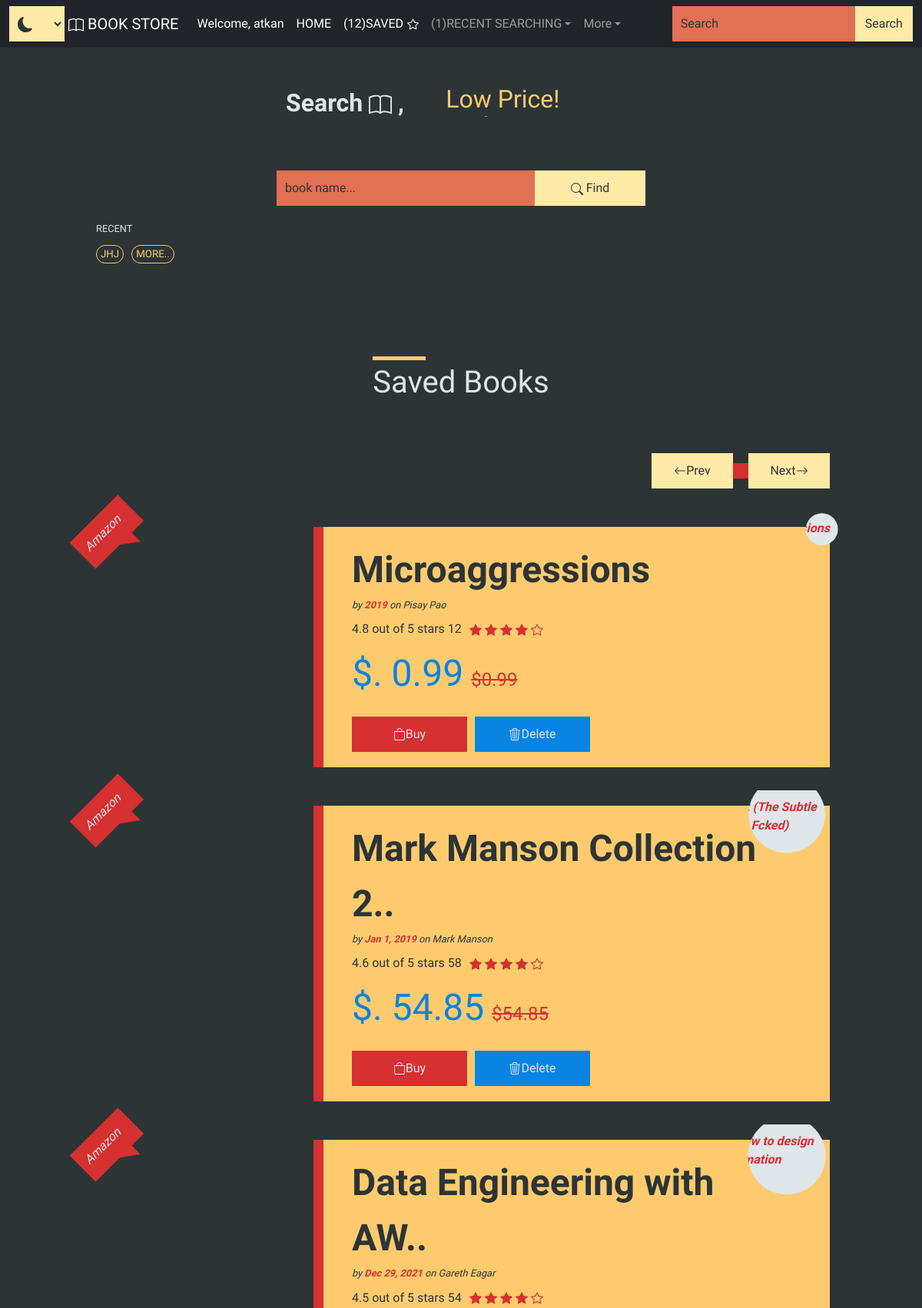
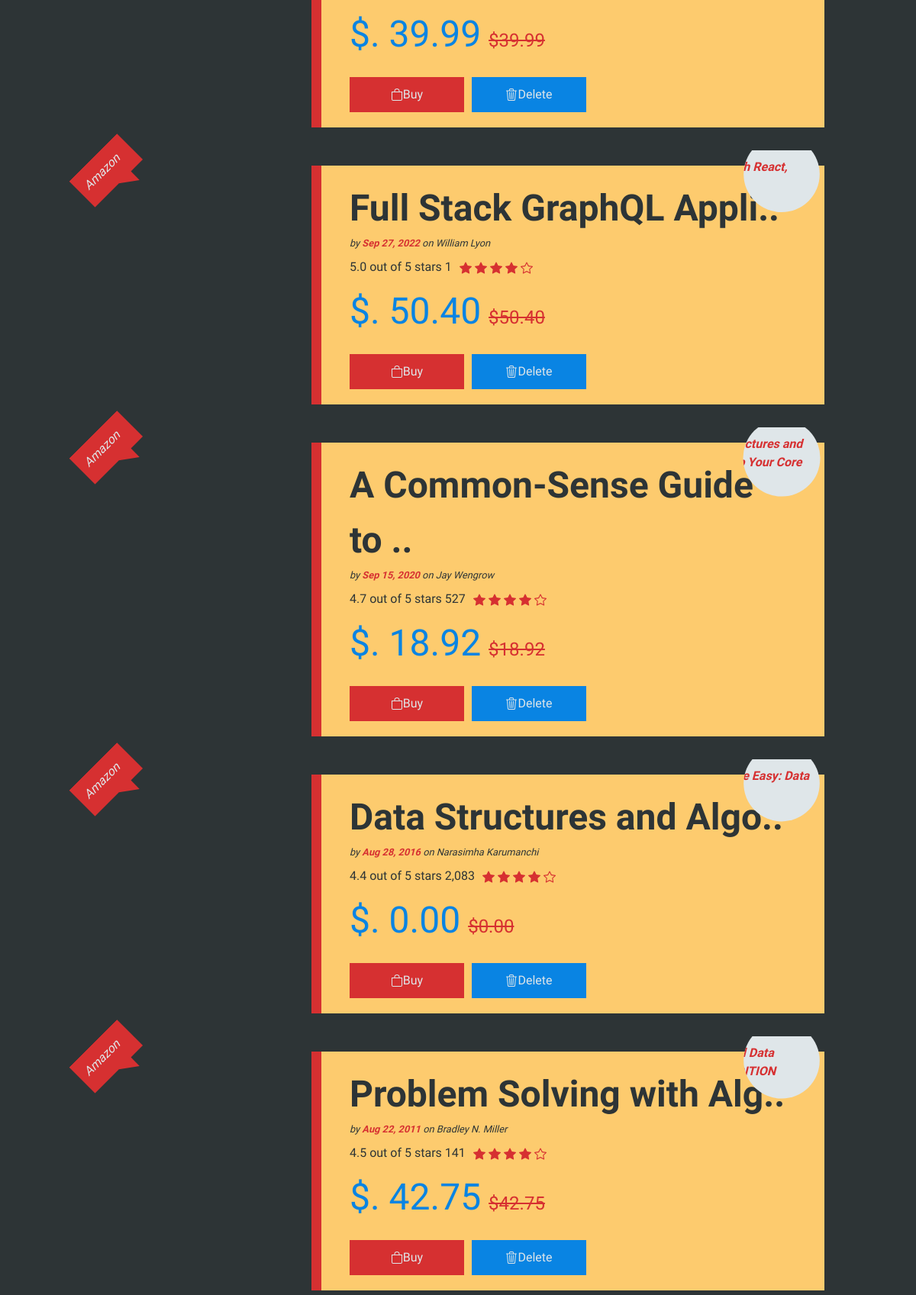
Page /saved&page=1 (signed in, upper part) on the committed database (2 pictures, top to bottom).
### core/models.py (models this page shows, shortened)
class RecentSearch(models.Model):
    user = models.ForeignKey(User,on_delete=models.CASCADE)
    name = models.CharField(max_length=200)
    time = models.DateTimeField(auto_now=True)
    def __str__(self):
        return self.name

class Favbooks(models.Model):
    user = models.ForeignKey(User,on_delete=models.CASCADE)
    title = models.CharField(max_length=100)
    selling_price = models.CharField(max_length=100)
    discounted = models.CharField(max_length=100)
    description = models.CharField(max_length=100)
    brand = models.CharField(max_length=100)
    product_image = models.CharField(max_length=200)
    auther = models.CharField(max_length=100,default="NA")
    date = models.CharField(max_length=100,default="NA")
    rating_count = models.CharField(max_length=100,default="NA")
    rating = models.CharField(max_length=100,default="NA")

### core/views.py (the view)
# urls.py: path('saved&page=<int:page>',views.saved_books,name="saved_books"),
@login_required
def saved_books(request,page):
    if request.method=="POST":
        name = request.POST['name']
        return redirect(find, name,1)
    data = Favbooks.objects.filter(user=request.user)
    recent_search = RecentSearch.objects.filter(user=request.user).order_by('-id')
    saved_len = len(data)
    is_valid = False
    if len(data)>0:
        is_valid = True
    context={
        "data":data,
        "is_valid":is_valid,
        "saved_len":saved_len,
        "recent_search":recent_search,
    }
    return render(request,"base/saved.html",context)

### core/templates/base/saved.html (shortened to what this page needs)
{% extends 'base/base.html' %} {% load static %} {% block title %}Saved{% endblock title %}
{% block saved_books %}
<div class="books">
    <div class="books_head" style="width: 100%;display:flex;flex-wrap:wrap;justify-content: center; align-items: center;padding: 40px 20px;">
        <div class="title-company">
            <h1>Saved Books</h1>
        </div>
    </div>
    {% if is_valid %}
    <div class="custom_pag" id="custom_pag">
        <a class="custom-btn" href="{% url 'saved_books' 1 %}"><svg xmlns="http://www.w3.org/2000/svg" width="16"
                height="16" fill="currentColor" class="bi bi-arrow-left" viewBox="0 0 16 16">
                <path fill-rule="evenodd"
                    d="M15 8a.5.5 0 0 0-.5-.5H2.707l3.147-3.146a.5.5 0 1 0-.708-.708l-4 4a.5.5 0 0 0 0 .708l4 4a.5.5 0 0 0 .708-.708L2.707 8.5H14.5A.5.5 0 0 0 15 8z" />
            </svg>
            Prev</a>
        <div></div>
        <a class="custom-btn" href="{% url 'saved_books' 1 %}">Next
            <svg xmlns="http://www.w3.org/2000/svg" width="16" height="16" fill="currentColor" class="bi bi-arrow-right"
                viewBox="0 0 16 16">
                <path fill-rule="evenodd"
                    d="M1 8a.5.5 0 0 1 .5-.5h11.793l-3.147-3.146a.5.5 0 0 1 .708-.708l4 4a.5.5 0 0 1 0 .708l-4 4a.5.5 0 0 1-.708-.708L13.293 8.5H1.5A.5.5 0 0 1 1 8z" />
            </svg>
        </a>
    </div>
    {% for x in data %}
    <div class="book-card" id="remove{{x.id}}">
        <div class="name-reveal" id="name-reveal{{forloop.counter}}">
            {{x.title}}
        </div>
        <span class="company-name">{{x.brand}}</span>
        <div class="image">
        </div>
        <div class="book-info">
            <div class="book-name" id="book{{forloop.counter}}" title="{{x.0}}">
                {{x.title}}
            </div>
            <div class="book-auth">
                by <strong style="color:var(--red)">{{x.auther}}</strong> on
                <span class="book-date">
                    {{x.date}}
                </span>
            </div>
            <div class="book-rating">
                <div class="rating">
                    {{x.rating_count}} {{x.rating}}
                </div>
                <div class="stars" style="color:var(--red);">
                </div>
            </div>
            <div class="book-price">
                <div class="now-price">
                    $. {{x.selling_price}}
                </div>
                <div class="price-actual" style="text-decoration: line-through;">
                    {{x.discounted}}
                </div>
            </div>
            <div class="book-link">
                <a href="#" id="buy" target="_blank" rel="noopener noreferrer">
                    <svg xmlns="http://www.w3.org/2000/svg" width="16" height="16" fill="currentColor" class="bi bi-bag" viewBox="0 0 16 16">
                        <path
                            d="M8 1a2.5 2.5 0 0 1 2.5 2.5V4h-5v-.5A2.5 2.5 0 0 1 8 1zm3.5 3v-.5a3.5 3.5 0 1 0-7 0V4H1v10a2 2 0 0 0 2 2h10a2 2 0 0 0 2-2V4h-3.5zM2 5h12v9a1 1 0 0 1-1 1H3a1 1 0 0 1-1-1V5z" />
                    </svg> Buy
                </a>
                <button id="save_to_fav" class="remove_fav" book_id="{{x.id}}" rel="noopener noreferrer">
                     Delete
                </button>
            </div>
        </div>
    </div>
    {%endfor%} {%else%}
    <h3>Oops! Nothing to show here...</h3>
    {%endif%}
</div>
{% endblock %}

### core/templates/base/base.html (shortened to what this page needs)
<!DOCTYPE html>
<html lang="en">
{% load static %}
<head>
    <link rel="stylesheet" href="{% static 'CSS/styles.css' %}">
    <link rel="stylesheet" href="{% static 'CSS/book-card.css' %}">
    <link rel="stylesheet" href="{% static 'CSS/footer.css' %}">
    <link rel="stylesheet" id="changeTheme" href="{% static 'CSS/darkTheme.css' %}">
    <link href="https://cdn.jsdelivr.net/npm/bootstrap@5.0.2/dist/css/bootstrap.min.css" rel="stylesheet">
</head>
<body>
    <nav class="navbar navbar-expand-lg navbar-dark bg-dark">
        <div class="container-fluid">
            <div style="background-color: var(--yellow1);display: flex;margin-right: 5px;">
                <div id="theme_icon" class="custom-btn" style="width: 50px;">
                </div>
                <select name="selectTheme" class="custom-btn" style="width: 20px;" id="selectTheme">
                    <option value="darkTheme" class="dropdown-item">
                        Dark
                    </option>
                </select>
            </div>
            <a class="navbar-brand" href="/">
                 BOOK STORE
            </a>
            <div class="collapse navbar-collapse" id="navbarTogglerDemo03">
                <ul class="navbar-nav me-auto mb-2 mb-lg-0">
                    {% if request.user.is_authenticated%}
                    <li class="nav-item">
                        <a class="nav-link active" aria-current="page">Welcome, {{user.username}}</a>
                    </li>
                    <li class="nav-item">
                        <a class="nav-link active" aria-current="page" href="{% url 'home' %}">HOME</a>
                    </li>
                    <li class="nav-item">
                        <a class="nav-link active" href="{% url 'saved_books' 1 %}" style="display: flex;align-items: center;">
                            (<span id="fav_len">{{saved_len}}</span>)SAVED
                        </a>
                    </li>
                    <li class="nav-item dropdown">
                        <a class="nav-link dropdown-toggle" style="display: flex;align-items: center;" href="#" id="navbarDropdown" role="button" data-bs-toggle="dropdown" aria-expanded="false">
                            ({{recent_search|length}})RECENT SEARCHING
                        </a>
                    </li>
                    <li class="nav-item dropdown">
                        <a class="nav-link dropdown-toggle" style="display: flex;align-items: center;" href="#" id="navbarDropdown" role="button" data-bs-toggle="dropdown" aria-expanded="false">
                            More
                        </a>
                    </li>
                    {% endif %}
                </ul>
                <form class="d-flex">
                    <input class="custom-input" type="search" placeholder="Search" aria-label="Search">
                    <button class="custom-btn" type="submit">Search
                    </button>
                </form>
            </div>
        </div>
    </nav>
    <div class="content">
        <div class="container">
            <p>
                Search
                 ,
            </p>
            <ul>
                <li>Low Price!</li>
                <li>High Rating!</li>
            </ul>
        </div>
        <div class="search-book">
            <form method="POST">
                <input type="text" name="name" placeholder="book name...">
                <button type="submit" onclick="show()">
                    Find
                </button>
            </form>
            {% if recent_search|length > 0 %}
            <div class="recent_searches">
                <ul>
                    {% for recent in recent_search %} {% if 8 > forloop.counter %}
                    <li>
                        <a href="{% url 'find' recent 1 %}">{{recent}}</a>
                    </li>
                    {%endif%}{%endfor%}
                    <li>
                        <a href="#">More..</a>
                    </li>
                </ul>
            </div>
            {%endif%}
        </div>
        <div class="book-content">
            {% block saved_books %} {%endblock saved_books%}
        </div>
    </div>
</body>
</html>

### static/CSS/styles.css (style rules this page uses)
* { margin: 0; padding: 0; box-sizing: border-box; font-family: "Mulish", sans-serif; }
.content { height: max-content; overflow: hidden; color: var(--black3); background-color: var(--black); display: flex; justify-content: flex-start; align-items: center; flex-wrap: wrap; }
.content>.container { position: relative; padding: 20px; width: 100vw; font-size: 20px; line-height: 15px; overflow: hidden; display: flex; flex-wrap: wrap; margin: 50px auto; }
.content>.container>p { position: absolute; top: 10px; left: 30%; font-weight: 600; font-size: xx-large; color: var(--black3); }
.content>.container>ul { position: absolute; top: 10px; right: 25%; list-style: none; height: 10px; margin-left: 20px; font-size: xx-large; animation: anm-swaps 8s ease-in-out infinite alternate-reverse; -webkit-animation: anm-swaps 8s ease-in-out infinite alternate-reverse; }
.content>.container>ul>li:nth-child(2n + 1) { color: var(--yellow); }
.content>.container>ul>li:nth-child(2n + 2) { color: var(--red1); }
.content>.container>ul>li { margin-bottom: 20px; }
.search-book { display: flex; width: 100vw; justify-content: center; align-items: center; flex-wrap: wrap; height: max-content; margin: 20px; }
.search-book>form { width: 40vw; display: flex; justify-content: space-evenly; align-items: center; flex-wrap: wrap; }
.search-book>form>input[type="text"], .custom-input { color: var(--yellow1); outline: none; border: none; padding: 10px; background-color: var(--orange); width: 70%; border: 1px dashed var(--orange); }
.custom-input { width: 100%; }
.search-book>form>input[type="text"]::placeholder, .custom-input::placeholder { color: var(--black); }
.search-book>form>button, .custom-btn { color: var(--black); outline: none; border: none; padding: 10px; width: 30%; background-color: var(--yellow1); transition: 0.5s ease; border: 1px dashed var(--yellow1); }
.search-book>.recent_searches { background-color: transparent; color: var(--yellow); margin: 20px 50px; }
.search-book>.recent_searches>ul { list-style: none; display: flex; align-items: center; justify-content: flex-start; flex-wrap: nowrap; margin: 20px 50px; width: 80vw; padding: 10px 0px; position: relative; }
.search-book>.recent_searches>ul::before { content: "RECENT"; position: absolute; top: -30px; left: -5px; padding: 10px; font-size: 0.8rem; color: var(--black3); }
.search-book>.recent_searches>ul>li { border: 1px solid var(--yellow); margin: 1px 5px; border-radius: 16px; padding: 1px 5px; font-size: smaller; width: max-content; display: flex; align-items: flex-start; justify-content: flex-end; flex-wrap: nowrap; transition: 0.5s ease-in-out; }
.search-book>.recent_searches>ul>li>a { text-decoration: none; color: inherit; text-transform: uppercase; }
.book-content { width: 100%; padding: 20px 50px; display: flex; justify-content: center; align-items: center; }
.title-company>h1 { position: relative; }
.title-company>h1::before { content: ""; position: absolute; top: -10px; left: 0; width: 30%; height: 5px; background-color: var(--yellow); transition: 0.5s ease-in-out; }

### static/CSS/darkTheme.css (style rules this page uses)
:root { --black: #2d3436; --black1: #636e72; --black2: #b2bec3; --black3: #dfe6e9; --red: #d63031; --red1: #ff7675; --orange: #e17055; --yellow: #fdcb6e; --yellow1: #ffeaa7; --blue: #0984e3; --aqua: aqua; }

### rows in the picture
RecentSearch: name "JHJ"
Favbooks: title "Microaggressions", brand "Amazon", auther "2019", date "Pisay Pao", rating_count "4.8 out of 5 stars", rating "12", selling_price "0.99", discounted "$0.99"
Favbooks: title "Mark Manson Collection 2 Books Set (The Subtle Art of Not Giving a Fck, Everything Is Fcked)", brand "Amazon", auther "Jan 1, 2019", date "Mark Manson", rating_count "4.6 out of 5 stars", rating "58", selling_price "54.85", discounted "$54.85"
Favbooks: title "Data Engineering with AWS: Learn how to design and build cloud-based data transformation pipelines using AWS", brand "Amazon", auther "Dec 29, 2021", date "Gareth Eagar", rating_count "4.5 out of 5 stars", rating "54", selling_price "39.99", discounted "$39.99"
Favbooks: title "Full Stack GraphQL Applications: With React, Node.js, and Neo4j", brand "Amazon", auther "Sep 27, 2022", date "William Lyon", rating_count "5.0 out of 5 stars", rating "1", selling_price "50.40", discounted "$50.40"
Favbooks: title "A Common-Sense Guide to Data Structures and Algorithms, Second Edition: Level Up Your Core Programming Skills", brand "Amazon", auther "Sep 15, 2020", date "Jay Wengrow", rating_count "4.7 out of 5 stars", rating "527", selling_price "18.92", discounted "$18.92"
Favbooks: title "Data Structures and Algorithms Made Easy: Data Structures and Algorithmic Puzzles", brand "Amazon", auther "Aug 28, 2016", date "Narasimha Karumanchi", rating_count "4.4 out of 5 stars", rating "2,083", selling_price "0.00", discounted "$0.00"
Favbooks: title "Problem Solving with Algorithms and Data Structures Using Python SECOND EDITION", brand "Amazon", auther "Aug 22, 2011", date "Bradley N. Miller", rating_count "4.5 out of 5 stars", rating "141", selling_price "42.75", discounted "$42.75"

### other values in the picture
{{ user.username }} "atkan"
{{ saved_len }} "12"
{{ recent_search|length }} "1"
